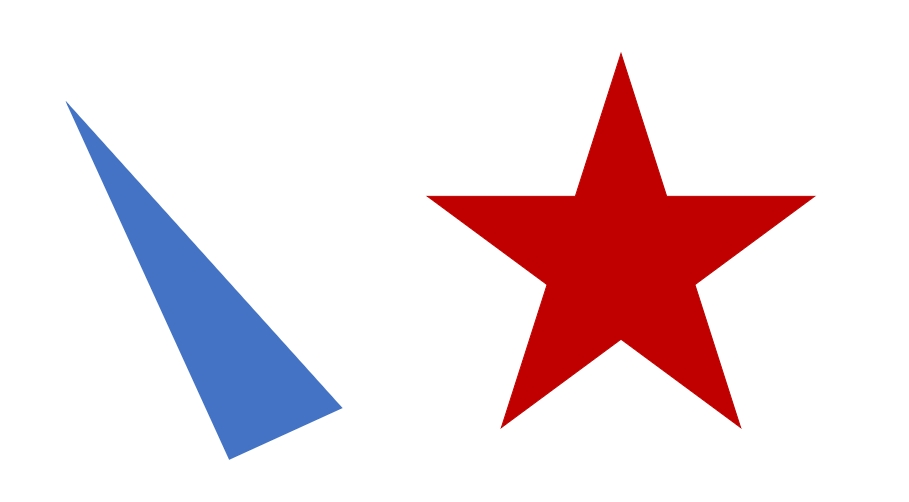
#> input picture 선형수학 실습/code/Ch16/16.1/test.jpg, 909 x 502 px
$ jupyter execute Ch16.ipynb
#> lines starting #> are read from the running program, lines starting #| are printed output that depends on the picture; after the words box and inside, x2 and y2 are one past the last pixel; in counts of white or black regions, pixels touching at a corner belong together
# Ch16. 컨투어

- 특정 영역의 경계를 따라 같은 픽셀 값을 갖는 지점을 연결하는 선

- findCountours함수 중요한점은 영역에 대한 모양 분석이나 오브젝트 검출을 위한 전처리로 사용
- countours, hierachy= cv.findcontours(image, mode, method)

  - image : 바이너리 이미지여야함.(검은색, 흰색으로 구성되어야함)
  - findcountours함수 사용전에 이진화 또는 케니 에지디텍터 등을 입력이미지에 적용하여 바이너리 이미지로 바꾸어야함.
  - contours : 컴출된 컨투어, 외각선을 구성하는 점들의 x, y좌표
  - hierarchy : 검출된 컨투어 정보를 구조적으로 저장하고있음
  - mode : 에지 정보를 계층 또는 리스트로 저장하는 방식 지정, RETR_LIST(전체 출력), RETR_EXTERNAL(외각 출력) 사용을 주로함.
  - method : 컨투어를 구성하는 포인트 검출방법을 지정
    1. CHAIN_APPROX_NONE - 컨투어 구성하는 모든 점 좌표
    2. CHAIN_APPROX_SIMPLE - 일부 구간이 직선인 경우 시작좌표와 끝 좌표만 저장

## drawContours 함수

- image cv.drawContours(image, contours, contourIdx, color, image)
  - image: 컨투어를 그릴 대상 이미지 . 컬러 이미지를선택
  - 만약에 grayscale로 변환한 이미지의 경우, 다시 컬러로 만들면 컬러로 복원이 안되니, 따로 grayscale을 하는 것이 좋다
  - contours : 이미지 위에 그릴 컨투어가 저장된 리스트입니다.
  - contourIdx : 이미지에 그릴 특정 컨투어의 인덱스, 음수 지정하면 모든 컨투어를 그림

  - color : 컨투어 그릴 때 사용할 색상, BGR 순
  - thickness : 선의 굵기, 음수이면 내부를 채움


##

[cell 1]
import cv2 as cv

img_color = cv.imread('./16.1/test.jpg', cv.IMREAD_COLOR)
#> img_color is the input picture: shape (502, 909, 3); mean B, G, R 225, 220.6, 238.2

img_gray = cv.cvtColor(img_color, cv.COLOR_BGR2GRAY)
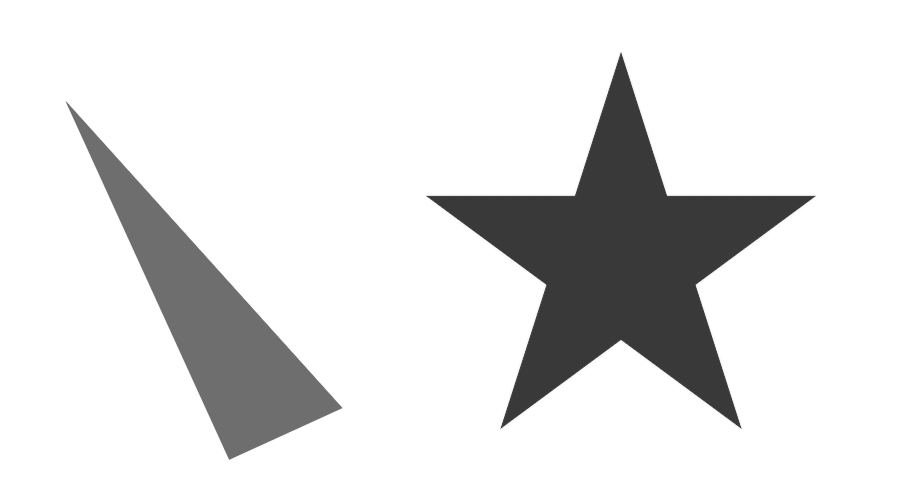
#> img_gray: shape (502, 909); min 56, max 255, mean 226.3
ret, img_binary = cv.threshold(img_gray, 150, 255, cv.THRESH_BINARY_INV)
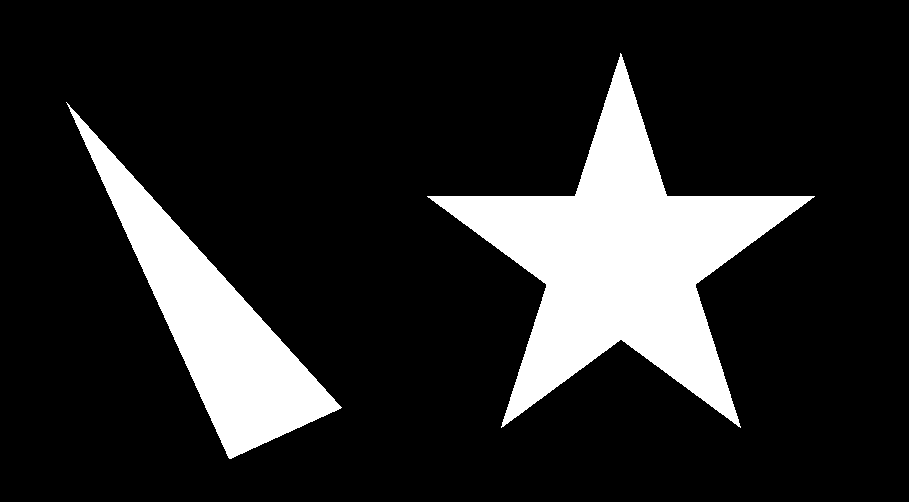
#> img_binary: shape (502, 909); 15.9% white; 2 white regions, box (x1, y1, x2, y2) and area: (427, 53, 815, 428) 47906, (66, 102, 342, 459) 24460

kernel = cv.getStructuringElement(cv.MORPH_ELLIPSE, (5, 5))
img_binary = cv.morphologyEx(img_binary, cv.MORPH_CLOSE, kernel)
#> img_binary: shape (502, 909); 15.9% white; 2 white regions

contours, hierarchy = cv.findContours(img_binary, cv.RETR_LIST,
                        cv.CHAIN_APPROX_SIMPLE)
#> contours = 2 contours; box (x1, y1, x2, y2) and area: (427, 53, 815, 428) 47240, (66, 102, 342, 459) 24072

cv.drawContours(img_color, contours, 0, (0, 0, 255), 3)
cv.drawContours(img_color, contours, 1, (0, 255, 0), 3)
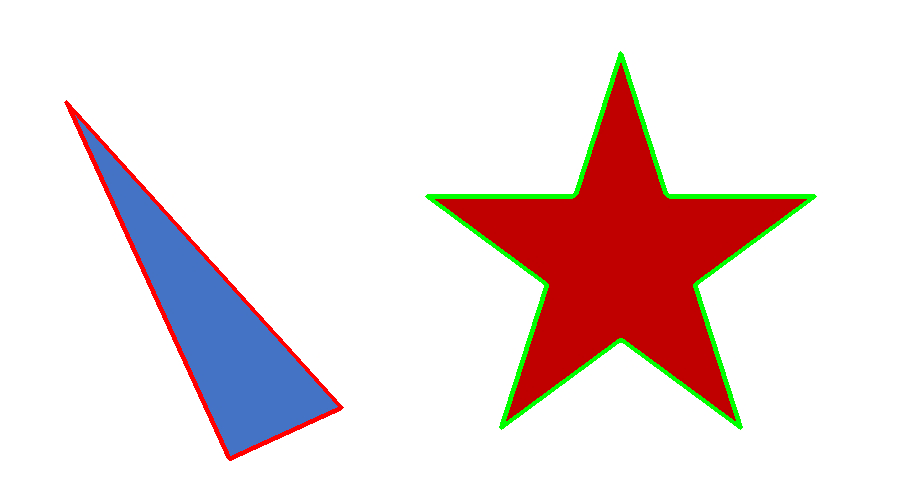
#> img_color: shape (502, 909, 3); mean B, G, R 221.8, 221.5, 236.1

cv.imshow("result", img_color)
cv.waitKey(0)

[cell 2]
import cv2 as cv


img_color = cv.imread('./16.2/square.png', cv.IMREAD_COLOR)
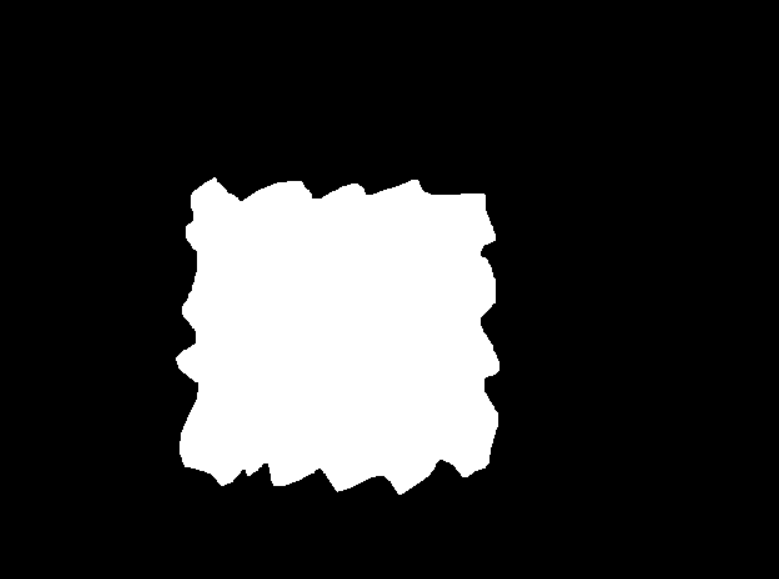
#> input picture 선형수학 실습/code/Ch16/16.2/square.png, 779 x 579 px
#> img_color is the input picture: shape (579, 779, 3); min 0, max 255, mean 49.2


img_gray = cv.cvtColor(img_color, cv.COLOR_BGR2GRAY)
#> img_gray: shape (579, 779)
ret, img_binary = cv.threshold(img_gray, 150, 255, cv.THRESH_BINARY)
#> img_binary: shape (579, 779); 19.3% white; 1 white region, box (x1, y1, x2, y2) and area: (176, 177, 499, 495) 86834


kernel = cv.getStructuringElement(cv.MORPH_ELLIPSE, (5, 5))
img_binary = cv.morphologyEx(img_binary, cv.MORPH_CLOSE, kernel)
#> img_binary: shape (579, 779); 19.3% white; 1 white region


contours, hierarchy = cv.findContours(img_binary, cv.RETR_LIST,
                        cv.CHAIN_APPROX_SIMPLE)
#> contours = 1 contour; box (x1, y1, x2, y2) and area: (176, 177, 499, 495) 86268


cv.drawContours(img_color, contours, 0, (0, 0, 255), 3)
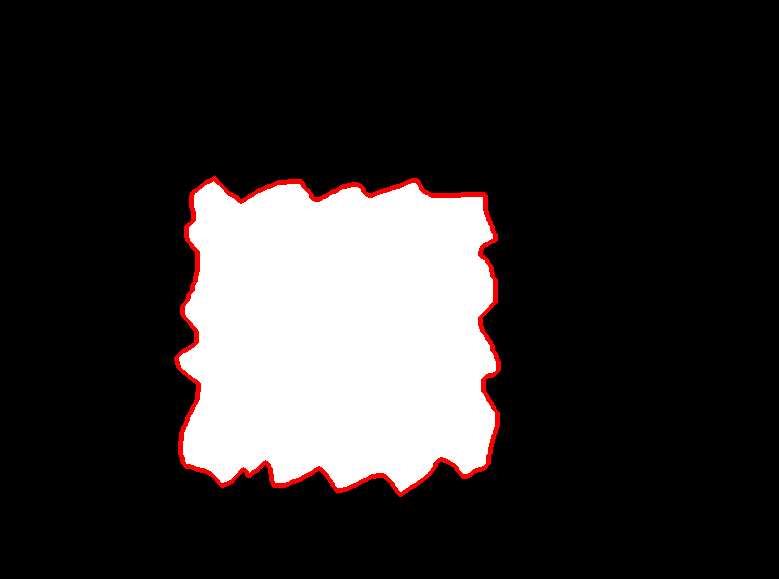
#> img_color: shape (579, 779, 3); 1.36% of pixels changed, all inside (x1, y1, x2, y2) = (174, 175, 501, 497)


for contour in contours:

    epsilon = 0.03 * cv.arcLength(contour, True)
    approx = cv.approxPolyDP(contour, epsilon, True)

    cv.drawContours(img_color, [approx], 0, (0, 255, 0), 3)
#> this loop made 1 pass
#> (epsilon, approx) on pass 1: (43.1, [[192, 192], [185, 466], [485, 467], [484, 194]])
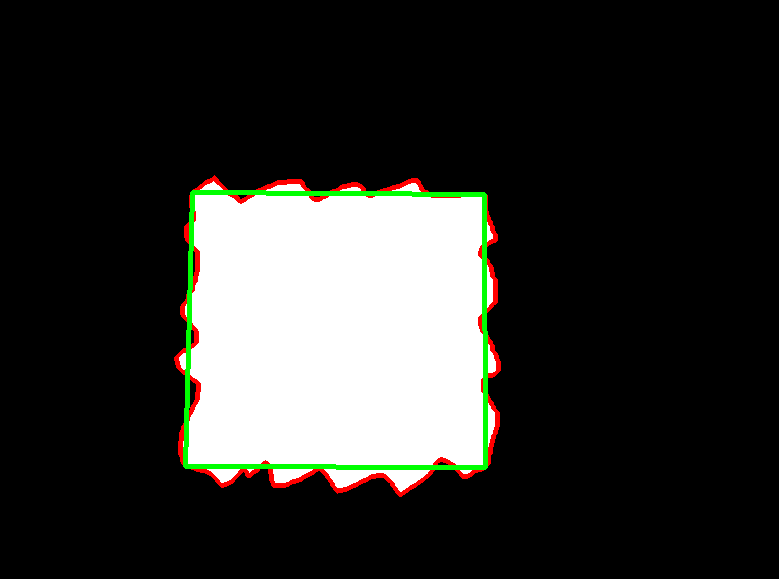
#> img_color: shape (579, 779, 3); 1.26% of pixels changed, all inside (x1, y1, x2, y2) = (183, 190, 488, 470)


cv.imshow("result", img_color)
cv.waitKey(0)
#> Out = 27
